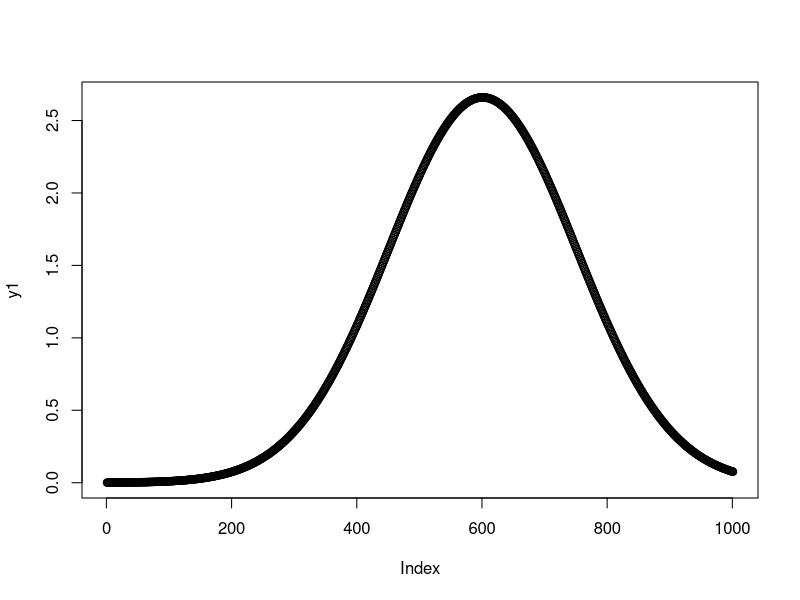
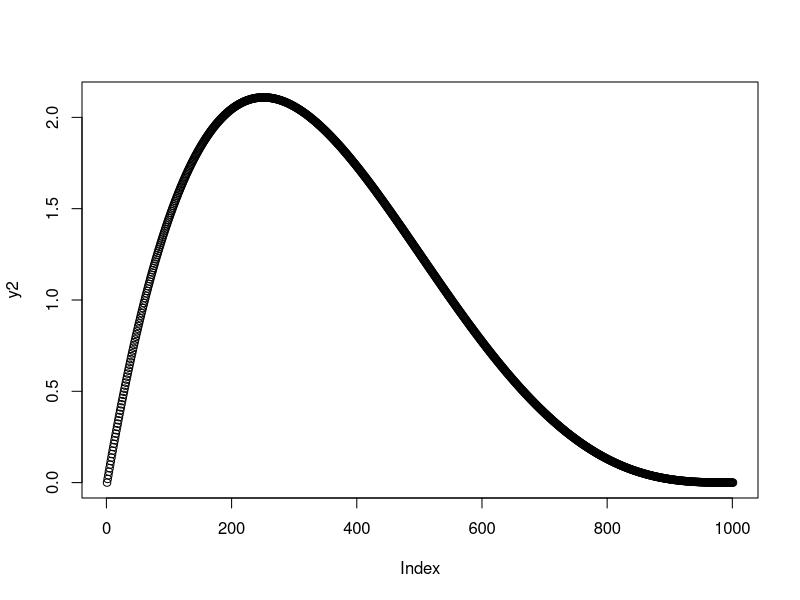
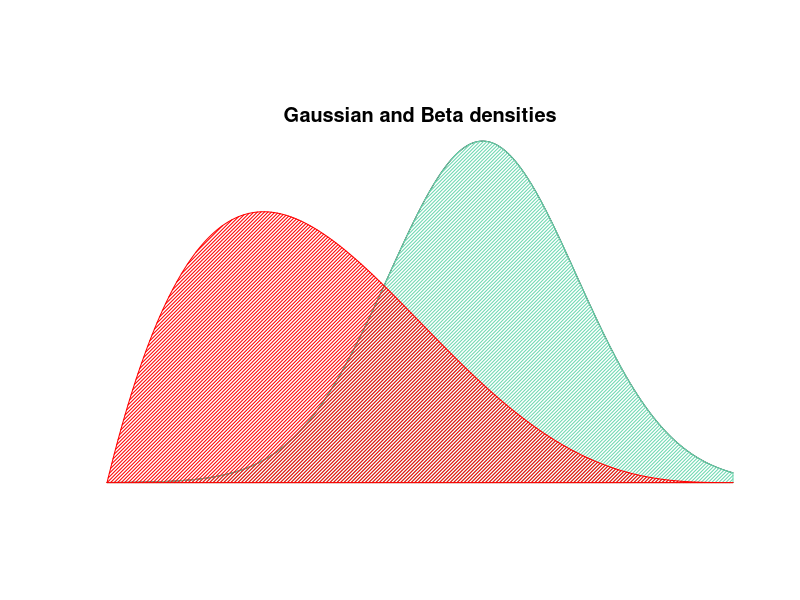
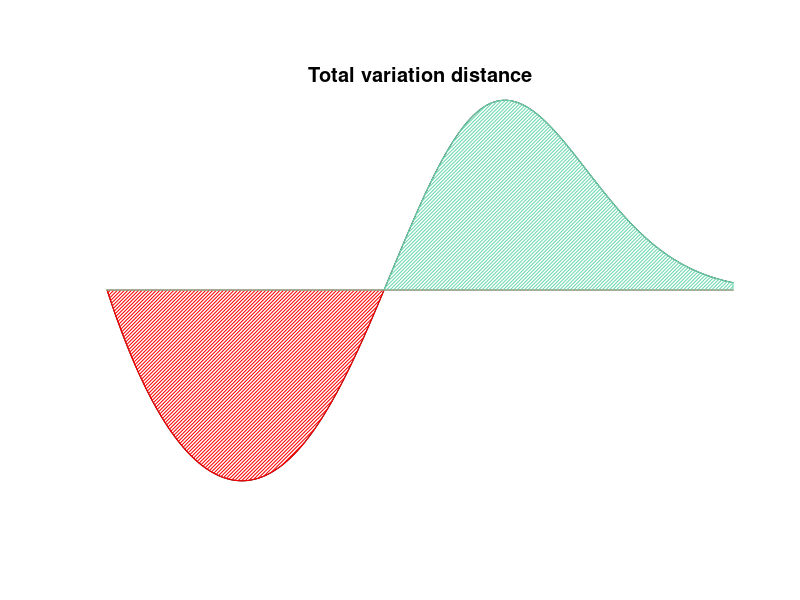

These charts were generated, in order, by the following R code:
# Grid of X-axis values
x <- seq(0, 1, 0.001)

# Data
set.seed(1)
sigma = 0.15
alpha = 2
beta = 4
y1 <- 1 / sigma / sqrt(2*pi) * exp(-0.5 * (x-0.6)^2 / sigma^2)
y2 <- x^(alpha-1) * (1-x)^(beta-1) / gamma(alpha) / gamma(beta) * gamma(alpha+beta)
y3 <- rep(0, length(x))

plot(y1)
plot(y2)


# 
# Plot Gaussian density and beta density
plot(x, y1, type = "l", xlab="x-axis label",
     ylim = c(0, 3), xaxt='n', ann=FALSE, yaxt='n', bty="n")
title("Gaussian and Beta densities", line = -2)
lines(x, y3, type = "l", col = 2)

# Fill area between lines
polygon(c(x, rev(x)), c(y3, rev(y1)),
        col = "#6BD7AF", density=40)

polygon(c(x, rev(x)), c(y3, rev(y2)),
        col = "red", density = 40)




# Plot difference between the two densities
plot(x, y1-y2, type = "l",
     ylim = c(-2, 2), ylab = "y", xaxt='n', ann=FALSE, yaxt='n', bty="n")
title("Total variation distance", line = 0)


truncate_up = function(x) {
     return(max(0, x))
}

truncate_down = function(x) {
     return(min(0, x))
}
polygon(c(x, rev(x)), c(y3, rev(sapply(y1-y2, truncate_down))),
        col = "red", density = 40)

polygon(c(x, rev(x)), c(y3, rev(sapply(y1-y2, truncate_up))),
        col = "#6BD7AF", density = 40)